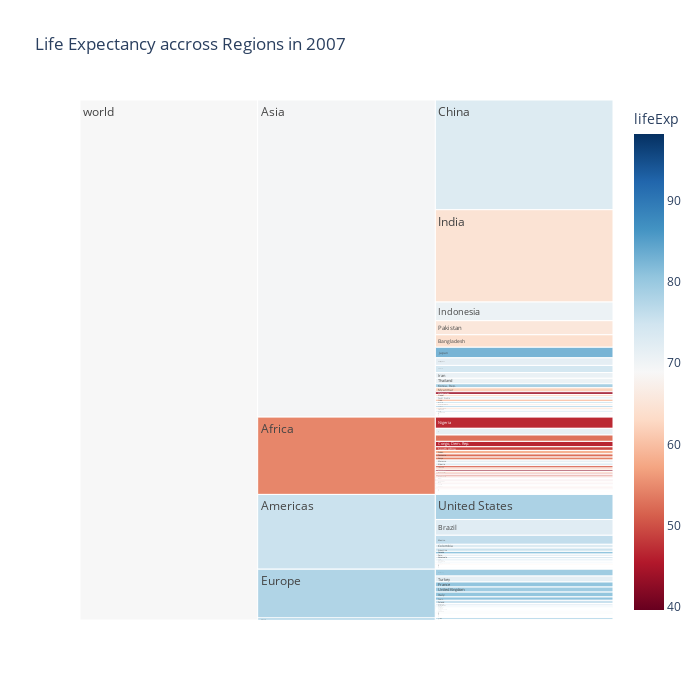

The notebook cell saved with this chart:
### Markdown cell above
3. Set the midpoint of the color bar to the average Life Expectancy weighted by the population size of each country

### Code cell
import numpy as np
average_life_exp_pop = np.average(df2['lifeExp'], weights=df2['pop'])

fig = px.icicle(df2, path=[px.Constant("world"), 'continent', 'country'], values='pop',
                color='lifeExp', hover_data=['iso_alpha'],
                color_continuous_scale='RdBu',
                color_continuous_midpoint=average_life_exp_pop,
                height=700, width=700,
                title='Life Expectancy accross Regions in 2007'
                )
fig.show()

### Figure 1 — Plotly figure (JSON) as saved in the notebook; plotly's stock layout.template omitted (floating-point values rounded to 4 significant figures; data arrays with more than 128 entries replaced by an {"elided": "..."} marker saying what was removed)
{"data": [{"branchvalues": "total", "customdata": {"elided": "148x2 mixed values"}, "domain": {"x": [0, 1], "y": [0, 1]}, "hovertemplate": "labels=%{label}<br>pop=%{value}<br>parent=%{parent}<br>id=%{id}<br>iso_alpha=%{customdata[0]}<br>lifeExp=%{color}<extra></extra>", "ids": {"elided": "148 str values"}, "labels": {"elided": "148 str values"}, "marker": {"coloraxis": "coloraxis", "colors": {"elided": "148 float values"}}, "name": "", "parents": {"elided": "148 str values"}, "type": "icicle", "values": {"elided": "148 int values"}}], "layout": {"coloraxis": {"cmid": 68.92, "colorbar": {"title": {"text": "lifeExp"}}, "colorscale": [[0, "rgb(103,0,31)"], [0.1, "rgb(178,24,43)"], [0.2, "rgb(214,96,77)"], [0.3, "rgb(244,165,130)"], [0.4, "rgb(253,219,199)"], [0.5, "rgb(247,247,247)"], [0.6, "rgb(209,229,240)"], [0.7, "rgb(146,197,222)"], [0.8, "rgb(67,147,195)"], [0.9, "rgb(33,102,172)"], [1, "rgb(5,48,97)"]]}, "height": 700, "legend": {"tracegroupgap": 0}, "title": {"text": "Life Expectancy accross Regions in 2007"}, "width": 700}}
